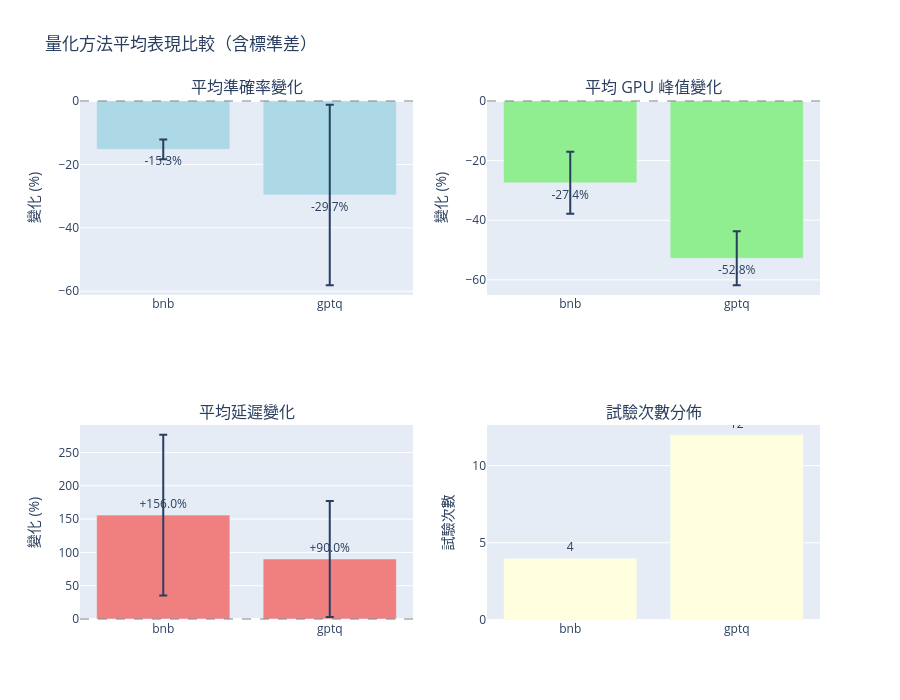

Write notebook code for a chart like this one.
### Markdown cell above
## 7. 視覺化 3：量化方法比較

### Code cell
if 'trials' in all_trials:
    trials = all_trials['trials']
    
    # 按方法分組並計算統計（過濾掉有 None 值的試驗）
    method_groups = {}
    for t in trials:
        if 'objectives' in t and all(k in t['objectives'] for k in ['accuracy_change', 'gpu_peak_change', 'latency_change']):
            # 檢查是否有 None 值
            if all(t['objectives'][k] is not None for k in ['accuracy_change', 'gpu_peak_change', 'latency_change']):
                method = t['config']['method']
                if method not in method_groups:
                    method_groups[method] = []
                method_groups[method].append(t)
    
    # 計算每個方法的統計資料
    method_stats = []
    for method, trials_list in method_groups.items():
        avg_acc = sum(t['objectives']['accuracy_change'] for t in trials_list) / len(trials_list) * 100
        avg_gpu = sum(t['objectives']['gpu_peak_change'] for t in trials_list) / len(trials_list) * 100
        avg_lat = sum(t['objectives']['latency_change'] for t in trials_list) / len(trials_list) * 100
        
        # 計算標準差
        std_acc = pd.Series([t['objectives']['accuracy_change']*100 for t in trials_list]).std()
        std_gpu = pd.Series([t['objectives']['gpu_peak_change']*100 for t in trials_list]).std()
        std_lat = pd.Series([t['objectives']['latency_change']*100 for t in trials_list]).std()
        
        # 處理 NaN 標準差（當只有一個樣本時）
        std_acc = 0 if pd.isna(std_acc) else std_acc
        std_gpu = 0 if pd.isna(std_gpu) else std_gpu
        std_lat = 0 if pd.isna(std_lat) else std_lat
        
        method_stats.append({
            'method': method,
            'avg_acc': avg_acc,
            'avg_gpu': avg_gpu,
            'avg_lat': avg_lat,
            'std_acc': std_acc,
            'std_gpu': std_gpu,
            'std_lat': std_lat,
            'count': len(trials_list)
        })
    
    if method_stats:
        df_methods = pd.DataFrame(method_stats).sort_values('avg_acc', ascending=False)
        
        # 建立比較圖
        fig = make_subplots(
            rows=2, cols=2,
            subplot_titles=(
                '平均準確率變化',
                '平均 GPU 峰值變化',
                '平均延遲變化',
                '試驗次數分佈'
            )
        )
        
        # 1. 準確率（帶誤差棒）
        fig.add_trace(
            go.Bar(
                x=df_methods['method'],
                y=df_methods['avg_acc'],
                error_y=dict(type='data', array=df_methods['std_acc']),
                marker_color='lightblue',
                text=[f"{v:+.1f}%" for v in df_methods['avg_acc']],
                textposition='outside',
                name='準確率'
            ),
            row=1, col=1
        )
        
        # 2. GPU（帶誤差棒）
        fig.add_trace(
            go.Bar(
                x=df_methods['method'],
                y=df_methods['avg_gpu'],
                error_y=dict(type='data', array=df_methods['std_gpu']),
                marker_color='lightgreen',
                text=[f"{v:+.1f}%" for v in df_methods['avg_gpu']],
                textposition='outside',
                name='GPU'
            ),
            row=1, col=2
        )
        
        # 3. 延遲（帶誤差棒）
        fig.add_trace(
            go.Bar(
                x=df_methods['method'],
                y=df_methods['avg_lat'],
                error_y=dict(type='data', array=df_methods['std_lat']),
                marker_color='lightcoral',
                text=[f"{v:+.1f}%" for v in df_methods['avg_lat']],
                textposition='outside',
                name='延遲'
            ),
            row=2, col=1
        )
        
        # 4. 試驗次數
        fig.add_trace(
            go.Bar(
                x=df_methods['method'],
                y=df_methods['count'],
                marker_color='lightyellow',
                text=df_methods['count'],
                textposition='outside',
                name='次數'
            ),
            row=2, col=2
        )
        
        # 添加參考線（0%）
        for row, col in [(1, 1), (1, 2), (2, 1)]:
            fig.add_hline(y=0, line_dash="dash", line_color="gray", opacity=0.5, row=row, col=col)
        
        fig.update_yaxes(title_text="變化 (%)", row=1, col=1)
        fig.update_yaxes(title_text="變化 (%)", row=1, col=2)
        fig.update_yaxes(title_text="變化 (%)", row=2, col=1)
        fig.update_yaxes(title_text="試驗次數", row=2, col=2)
        
        fig.update_layout(
            title_text="量化方法平均表現比較（含標準差）",
            height=700,
            showlegend=False
        )
        
        fig.show()
        
        # 顯示統計表
        print("\n=== 方法統計 ===")
        df_display = df_methods.copy()
        df_display['avg_acc'] = df_display.apply(lambda x: f"{x['avg_acc']:+.2f}% ± {x['std_acc']:.2f}%", axis=1)
        df_display['avg_gpu'] = df_display.apply(lambda x: f"{x['avg_gpu']:+.2f}% ± {x['std_gpu']:.2f}%", axis=1)
        df_display['avg_lat'] = df_display.apply(lambda x: f"{x['avg_lat']:+.2f}% ± {x['std_lat']:.2f}%", axis=1)
        df_display = df_display[['method', 'avg_acc', 'avg_gpu', 'avg_lat', 'count']]
        df_display.columns = ['方法', '平均準確率變化', '平均GPU變化', '平均延遲變化', '試驗次數']
        display(df_display)
    else:
        print("沒有有效的試驗資料可供分析")
else:
    print("未找到試驗資料")

### Figure 1 — Plotly figure (JSON) as saved in the notebook; plotly's stock layout.template omitted (floating-point values rounded to 4 significant figures)
{"data": [{"error_y": {"array": [3.094, 28.47], "type": "data"}, "marker": {"color": "lightblue"}, "name": "準確率", "text": ["-15.3%", "-29.7%"], "textposition": "outside", "type": "bar", "x": ["bnb", "gptq"], "xaxis": "x", "y": [-15.25, -29.66], "yaxis": "y"}, {"error_y": {"array": [10.4, 9.053], "type": "data"}, "marker": {"color": "lightgreen"}, "name": "GPU", "text": ["-27.4%", "-52.8%"], "textposition": "outside", "type": "bar", "x": ["bnb", "gptq"], "xaxis": "x2", "y": [-27.45, -52.76], "yaxis": "y2"}, {"error_y": {"array": [120.7, 87.2], "type": "data"}, "marker": {"color": "lightcoral"}, "name": "延遲", "text": ["+156.0%", "+90.0%"], "textposition": "outside", "type": "bar", "x": ["bnb", "gptq"], "xaxis": "x3", "y": [156.0, 90.04], "yaxis": "y3"}, {"marker": {"color": "lightyellow"}, "name": "次數", "text": [4.0, 12.0], "textposition": "outside", "type": "bar", "x": ["bnb", "gptq"], "xaxis": "x4", "y": [4, 12], "yaxis": "y4"}], "layout": {"annotations": [{"font": {"size": 16}, "showarrow": false, "text": "平均準確率變化", "x": 0.225, "xanchor": "center", "xref": "paper", "y": 1, "yanchor": "bottom", "yref": "paper"}, {"font": {"size": 16}, "showarrow": false, "text": "平均 GPU 峰值變化", "x": 0.775, "xanchor": "center", "xref": "paper", "y": 1, "yanchor": "bottom", "yref": "paper"}, {"font": {"size": 16}, "showarrow": false, "text": "平均延遲變化", "x": 0.225, "xanchor": "center", "xref": "paper", "y": 0.375, "yanchor": "bottom", "yref": "paper"}, {"font": {"size": 16}, "showarrow": false, "text": "試驗次數分佈", "x": 0.775, "xanchor": "center", "xref": "paper", "y": 0.375, "yanchor": "bottom", "yref": "paper"}], "height": 700, "shapes": [{"line": {"color": "gray", "dash": "dash"}, "opacity": 0.5, "type": "line", "x0": 0, "x1": 1, "xref": "x domain", "y0": 0, "y1": 0, "yref": "y"}, {"line": {"color": "gray", "dash": "dash"}, "opacity": 0.5, "type": "line", "x0": 0, "x1": 1, "xref": "x2 domain", "y0": 0, "y1": 0, "yref": "y2"}, {"line": {"color": "gray", "dash": "dash"}, "opacity": 0.5, "type": "line", "x0": 0, "x1": 1, "xref": "x3 domain", "y0": 0, "y1": 0, "yref": "y3"}], "showlegend": false, "title": {"text": "量化方法平均表現比較（含標準差）"}, "xaxis": {"anchor": "y", "domain": [0, 0.45]}, "xaxis2": {"anchor": "y2", "domain": [0.55, 1]}, "xaxis3": {"anchor": "y3", "domain": [0, 0.45]}, "xaxis4": {"anchor": "y4", "domain": [0.55, 1]}, "yaxis": {"anchor": "x", "domain": [0.625, 1], "title": {"text": "變化 (%)"}}, "yaxis2": {"anchor": "x2", "domain": [0.625, 1], "title": {"text": "變化 (%)"}}, "yaxis3": {"anchor": "x3", "domain": [0, 0.375], "title": {"text": "變化 (%)"}}, "yaxis4": {"anchor": "x4", "domain": [0, 0.375], "title": {"text": "試驗次數"}}}}
